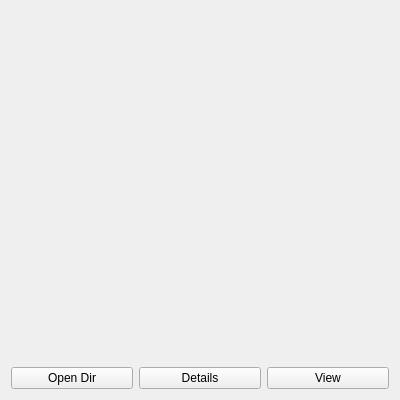
<?xml version="1.0" encoding="UTF-8"?>
<ui version="4.0">
 <class>ExampleWidget</class>
 <widget class="QWidget" name="ExampleWidget">
  <property name="geometry">
   <rect>
    <x>0</x>
    <y>0</y>
    <width>400</width>
    <height>400</height>
   </rect>
  </property>
  <property name="minimumSize">
   <size>
    <width>0</width>
    <height>400</height>
   </size>
  </property>
  <property name="maximumSize">
   <size>
    <width>16777215</width>
    <height>400</height>
   </size>
  </property>
  <property name="windowTitle">
   <string>Form</string>
  </property>
  <layout class="QGridLayout" name="gridLayout">
   <item row="0" column="0">
    <widget class="QLabel" name="piclabel">
     <property name="sizePolicy">
      <sizepolicy hsizetype="Preferred" vsizetype="Expanding">
       <horstretch>0</horstretch>
       <verstretch>0</verstretch>
      </sizepolicy>
     </property>
     <property name="minimumSize">
      <size>
       <width>300</width>
       <height>300</height>
      </size>
     </property>
     <property name="text">
      <string/>
     </property>
    </widget>
   </item>
   <item row="1" column="0">
    <layout class="QHBoxLayout" name="horizontalLayout">
     <item>
      <widget class="QPushButton" name="openButton">
       <property name="text">
        <string>Open Dir</string>
       </property>
      </widget>
     </item>
     <item>
      <widget class="QPushButton" name="detailsButton">
       <property name="text">
        <string>Details</string>
       </property>
      </widget>
     </item>
     <item>
      <widget class="QPushButton" name="viewButton">
       <property name="text">
        <string>View</string>
       </property>
      </widget>
     </item>
    </layout>
   </item>
  </layout>
 </widget>
 <resources/>
 <connections/>
</ui>
